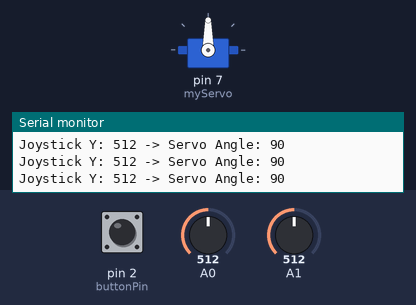
This sketch was run on a simulated Arduino Uno, built with avr-gcc and run on an emulated ATmega328P. On the bench: servo, the last lines printed to the serial monitor. Inputs (shaded band) come from the test bench; at power-on: A0 = 512, pin 2 (buttonPin) HIGH, A1 = 512.

Above: at 1.2 s.
1.3 s: A0 set to 109
At 1.9 s:
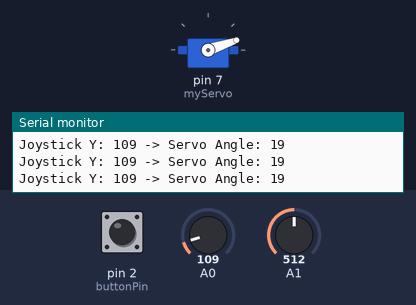
2.8 s: A0 set to 93
At 4.1 s:
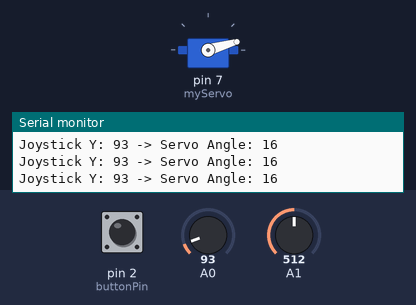
5.8 s: A0 set to 122
At 7.0 s:
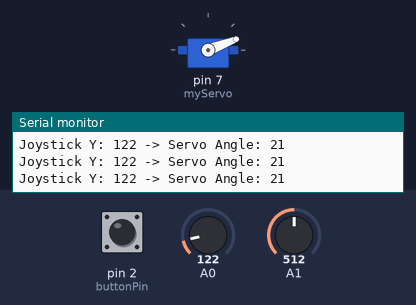
7.3 s: A0 set to 556
At 8.1 s:
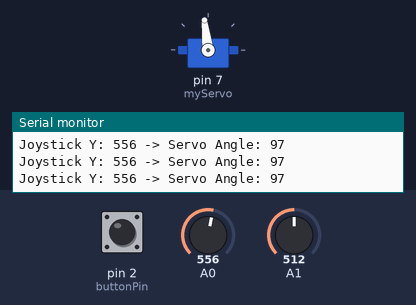
10.3 s: A0 set to 587
At 11.5 s:
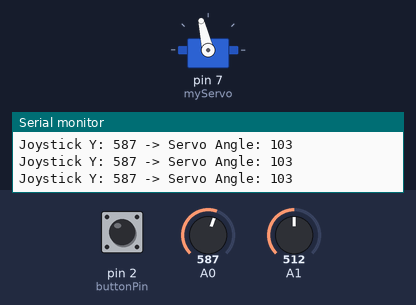
Timing chart, 0 to 13.3 s (numbered marks = the images above; inputs shaded):
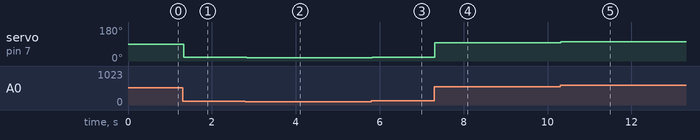

Measured:
- after the input at 1.3 s, servo on pin 7 (myServo): 90° → 19° at once
- after the input at 2.8 s, servo on pin 7 (myServo): 19° → 16° at once
- after the input at 5.8 s, servo on pin 7 (myServo): 16° → 21° at once
- after the input at 7.3 s, servo on pin 7 (myServo): 21° → 97° at once
- after the input at 10.3 s, servo on pin 7 (myServo): 97° → 103° at once

The sketch:

markmaking.ino
```cpp
#include <Servo.h>

Servo myServo;  // Create a servo object


const int buttonPin = 2;
int buttonState = 0;
int BUTTON_PRESSED = 0;

bool STOP_FLAG = false;

int xValue = 0;        // of joystick
int yValue = 0;        // of joystick
int xValue_mapped = 0; // converting joystick motion to servo motion
int yValue_mapped = 0; // converting joystick motion to servo motion

// Servo range
const int minAngle = 0;   // Min servo angle
const int maxAngle = 180; // Max servo angle

void setup() {
    pinMode(buttonPin, INPUT_PULLUP);
    Serial.begin(9600);

    myServo.attach(7);

}

void loop() {
  if (STOP_FLAG) return;

  xValue = analogRead(A1); // values range from 0 - 1023
  yValue = analogRead(A0); // values range from 0 - 1023

  xValue_mapped = map(xValue, 0, 1023, 0, 180);
  yValue_mapped = map(yValue, 0, 1023, 0, 180);

  myServo.write(yValue_mapped);


  // Print joystick values to the Serial Monitor for debugging
  Serial.print("Joystick Y: ");
  Serial.print(yValue);
  Serial.print(" -> Servo Angle: ");
  Serial.println(yValue_mapped);

  delay(15);  // Wait for the servo to reach the position

  buttonState = digitalRead(buttonPin);  // Read the button state
  if (buttonState == LOW) {
    Serial.println("STOPPING");
    STOP_FLAG = true;
  }


}
```
